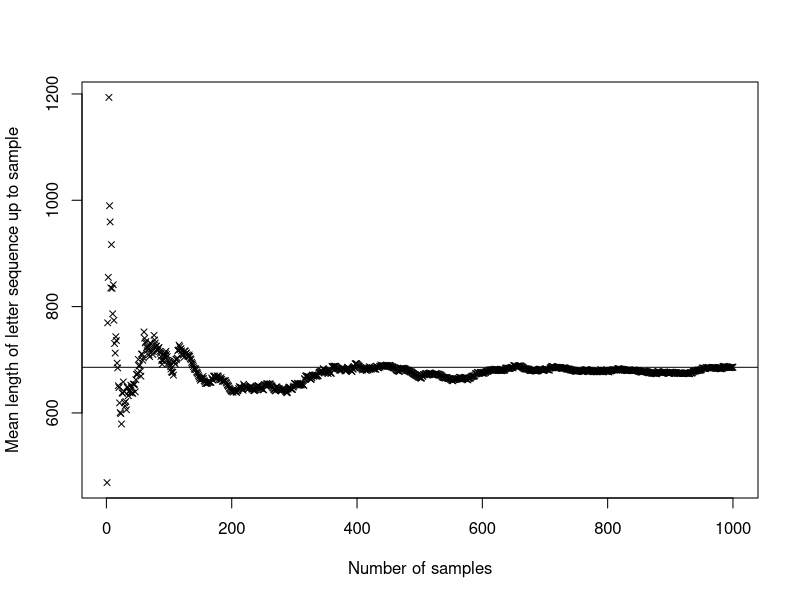

R code for this plot:
fnInfiniteMonkey <- function(strTarget) {
  # This function is a simulation of the infinite monkey theorem. It generates a
  # random sequence of letters until a given target string appears.
  # 
  # Args:
  #   strTarget: The target string which should be matched
  #   
  # Returns:
  #   The number of generated letters until the target string appeared
  
  # Split target string to vector of chars
  vecCharTarget <- strsplit(strTarget, "")[[1]]
  # Get the number of letters in target string
  nTarget <- length(vecCharTarget)
  
  # Set counting variable (at least nTarget letters needed)
  nCounter <- nTarget
  
  # Switch on the monkey (i.e. sample the first nTarget letters)
  vecLetterSeqTail <- sample(letters, nTarget, replace = TRUE)
  
  # Let the monkey type until target string was written
  while(!identical(vecCharTarget, vecLetterSeqTail)) {
    
    # Let the monkey hit another key (sample next letter) and store in 
    # vecLetterSeqTail (first in, first out)
    if (nTarget == 1) {
      vecLetterSeqTail <- sample(letters, 1)
    } else {
      vecLetterSeqTail <- c(vecLetterSeqTail[2:nTarget], 
                            sample(letters, 1, replace = TRUE))
    }

    # Count
    nCounter <- nCounter + 1
  }
  
  # Return the length of the generated letter sequence
  return(nCounter)
}


# Repeat the infinite monkey experiment
nSamples <- 1000

# Set a target string
strTarget <- "hi"

# Prepare vector for resulting lengths of letter sequences
vecLetterSeqLen <- integer(nSamples)

# RELEASE THE MONKEYS! (... one after another)
for (i in 1:nSamples) {
  vecLetterSeqLen[i] <- fnInfiniteMonkey(strTarget)
}

# Compute mean with each new sample
vecLetterSeqLenMeans <- cumsum(vecLetterSeqLen) / (1:nSamples)

# Plot means
plot(1:nSamples, vecLetterSeqLenMeans,
     xlab = "Number of samples",
     ylab = "Mean length of letter sequence up to sample",
     pch = 4,
     cex = 0.8)
abline(vecLetterSeqLenMeans[nSamples], 0)